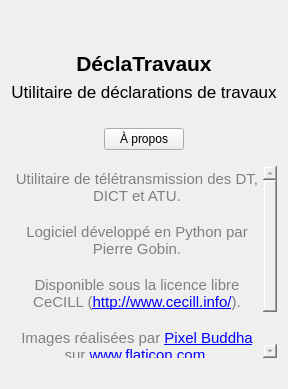
      <widget class="QWidget" name="pageStart">
       <layout class="QVBoxLayout" name="verticalLayout">
        <item>
         <spacer name="verticalSpacer_5">
          <property name="orientation">
           <enum>Qt::Vertical</enum>
          </property>
          <property name="sizeType">
           <enum>QSizePolicy::MinimumExpanding</enum>
          </property>
          <property name="sizeHint" stdset="0">
           <size>
            <width>20</width>
            <height>40</height>
           </size>
          </property>
         </spacer>
        </item>
        <item>
         <widget class="QLabel" name="labelTitle1">
          <property name="sizePolicy">
           <sizepolicy hsizetype="Preferred" vsizetype="Preferred">
            <horstretch>0</horstretch>
            <verstretch>0</verstretch>
           </sizepolicy>
          </property>
          <property name="minimumSize">
           <size>
            <width>0</width>
            <height>0</height>
           </size>
          </property>
          <property name="font">
           <font>
            <pointsize>16</pointsize>
            <weight>75</weight>
            <bold>true</bold>
           </font>
          </property>
          <property name="autoFillBackground">
           <bool>false</bool>
          </property>
          <property name="styleSheet">
           <string notr="true"/>
          </property>
          <property name="text">
           <string>DéclaTravaux</string>
          </property>
          <property name="alignment">
           <set>Qt::AlignCenter</set>
          </property>
          <property name="indent">
           <number>0</number>
          </property>
         </widget>
        </item>
        <item>
         <widget class="QLabel" name="labelTitle2">
          <property name="minimumSize">
           <size>
            <width>0</width>
            <height>0</height>
           </size>
          </property>
          <property name="font">
           <font>
            <pointsize>13</pointsize>
            <weight>50</weight>
            <bold>false</bold>
           </font>
          </property>
          <property name="styleSheet">
           <string notr="true"/>
          </property>
          <property name="text">
           <string>Utilitaire de déclarations de travaux</string>
          </property>
          <property name="alignment">
           <set>Qt::AlignCenter</set>
          </property>
          <property name="indent">
           <number>0</number>
          </property>
         </widget>
        </item>
        <item>
         <spacer name="verticalSpacer_15">
          <property name="orientation">
           <enum>Qt::Vertical</enum>
          </property>
          <property name="sizeType">
           <enum>QSizePolicy::Fixed</enum>
          </property>
          <property name="sizeHint" stdset="0">
           <size>
            <width>20</width>
            <height>20</height>
           </size>
          </property>
         </spacer>
        </item>
        <item>
         <layout class="QHBoxLayout" name="horizontalLayout_3">
          <item>
           <spacer name="horizontalSpacer_3">
            <property name="orientation">
             <enum>Qt::Horizontal</enum>
            </property>
            <property name="sizeHint" stdset="0">
             <size>
              <width>40</width>
              <height>20</height>
             </size>
            </property>
           </spacer>
          </item>
          <item>
           <widget class="QPushButton" name="pushButtonAbout">
            <property name="sizePolicy">
             <sizepolicy hsizetype="Fixed" vsizetype="Fixed">
              <horstretch>0</horstretch>
              <verstretch>0</verstretch>
             </sizepolicy>
            </property>
            <property name="styleSheet">
             <string notr="true"/>
            </property>
            <property name="text">
             <string>À propos</string>
            </property>
            <property name="icon">
             <iconset theme="help-about">
              <normaloff>.</normaloff>.</iconset>
            </property>
            <property name="checkable">
             <bool>true</bool>
            </property>
            <property name="autoDefault">
             <bool>true</bool>
            </property>
           </widget>
          </item>
          <item>
           <spacer name="horizontalSpacer_4">
            <property name="orientation">
             <enum>Qt::Horizontal</enum>
            </property>
            <property name="sizeHint" stdset="0">
             <size>
              <width>40</width>
              <height>20</height>
             </size>
            </property>
           </spacer>
          </item>
         </layout>
        </item>
        <item>
         <spacer name="verticalSpacer_16">
          <property name="orientation">
           <enum>Qt::Vertical</enum>
          </property>
          <property name="sizeType">
           <enum>QSizePolicy::Fixed</enum>
          </property>
          <property name="sizeHint" stdset="0">
           <size>
            <width>20</width>
            <height>10</height>
           </size>
          </property>
         </spacer>
        </item>
        <item>
         <widget class="QTextBrowser" name="textBrowserAbout">
          <property name="enabled">
           <bool>true</bool>
          </property>
          <property name="sizePolicy">
           <sizepolicy hsizetype="Expanding" vsizetype="MinimumExpanding">
            <horstretch>0</horstretch>
            <verstretch>0</verstretch>
           </sizepolicy>
          </property>
          <property name="minimumSize">
           <size>
            <width>0</width>
            <height>0</height>
           </size>
          </property>
          <property name="font">
           <font>
            <pointsize>10</pointsize>
           </font>
          </property>
          <property name="styleSheet">
           <string notr="true">background-color: rgba(255, 255, 255, 0);
color: gray;</string>
          </property>
          <property name="frameShape">
           <enum>QFrame::NoFrame</enum>
          </property>
          <property name="frameShadow">
           <enum>QFrame::Sunken</enum>
          </property>
          <property name="lineWidth">
           <number>0</number>
          </property>
          <property name="html">
           <string>&lt;!DOCTYPE HTML PUBLIC &quot;-//W3C//DTD HTML 4.0//EN&quot; &quot;http://www.w3.org/TR/REC-html40/strict.dtd&quot;&gt;
&lt;html&gt;&lt;head&gt;&lt;meta name=&quot;qrichtext&quot; content=&quot;1&quot; /&gt;&lt;style type=&quot;text/css&quot;&gt;
p, li { white-space: pre-wrap; }
&lt;/style&gt;&lt;/head&gt;&lt;body style=&quot; font-family:'Ubuntu'; font-size:10pt; font-weight:400; font-style:normal;&quot;&gt;
&lt;p align=&quot;center&quot; style=&quot; margin-top:0px; margin-bottom:0px; margin-left:0px; margin-right:0px; -qt-block-indent:0; text-indent:0px;&quot;&gt;&lt;span style=&quot; font-size:11pt;&quot;&gt;Utilitaire de télétransmission des DT, DICT et ATU.&lt;/span&gt;&lt;/p&gt;
&lt;p align=&quot;center&quot; style=&quot;-qt-paragraph-type:empty; margin-top:0px; margin-bottom:0px; margin-left:0px; margin-right:0px; -qt-block-indent:0; text-indent:0px; font-size:11pt;&quot;&gt;&lt;br /&gt;&lt;/p&gt;
&lt;p align=&quot;center&quot; style=&quot; margin-top:0px; margin-bottom:0px; margin-left:0px; margin-right:0px; -qt-block-indent:0; text-indent:0px;&quot;&gt;&lt;span style=&quot; font-size:11pt;&quot;&gt;Logiciel développé en Python par Pierre Gobin.&lt;/span&gt;&lt;/p&gt;
&lt;p align=&quot;center&quot; style=&quot;-qt-paragraph-type:empty; margin-top:0px; margin-bottom:0px; margin-left:0px; margin-right:0px; -qt-block-indent:0; text-indent:0px; font-size:11pt;&quot;&gt;&lt;br /&gt;&lt;/p&gt;
&lt;p align=&quot;center&quot; style=&quot; margin-top:0px; margin-bottom:0px; margin-left:0px; margin-right:0px; -qt-block-indent:0; text-indent:0px;&quot;&gt;&lt;span style=&quot; font-size:11pt;&quot;&gt;Disponible sous la licence libre CeCILL (&lt;/span&gt;&lt;a href=&quot;http://www.cecill.info/&quot;&gt;&lt;span style=&quot; font-size:11pt; text-decoration: underline; color:#0000ff;&quot;&gt;http://www.cecill.info/&lt;/span&gt;&lt;/a&gt;&lt;span style=&quot; font-size:11pt;&quot;&gt;).&lt;/span&gt;&lt;/p&gt;
&lt;p align=&quot;center&quot; style=&quot;-qt-paragraph-type:empty; margin-top:0px; margin-bottom:0px; margin-left:0px; margin-right:0px; -qt-block-indent:0; text-indent:0px; font-size:11pt;&quot;&gt;&lt;br /&gt;&lt;/p&gt;
&lt;p align=&quot;center&quot; style=&quot; margin-top:0px; margin-bottom:0px; margin-left:0px; margin-right:0px; -qt-block-indent:0; text-indent:0px;&quot;&gt;&lt;span style=&quot; font-size:11pt;&quot;&gt;Images réalisées par &lt;/span&gt;&lt;a href=&quot;https://www.flaticon.com/authors/pixel-buddha&quot;&gt;&lt;span style=&quot; font-size:11pt; text-decoration: underline; color:#0000ff;&quot;&gt;Pixel Buddha&lt;/span&gt;&lt;/a&gt;&lt;span style=&quot; font-size:11pt;&quot;&gt; sur &lt;/span&gt;&lt;a href=&quot;https://www.flaticon.com&quot;&gt;&lt;span style=&quot; font-size:11pt; text-decoration: underline; color:#0000ff;&quot;&gt;www.flaticon.com&lt;/span&gt;&lt;/a&gt;&lt;span style=&quot; font-size:11pt;&quot;&gt;.&lt;/span&gt;&lt;/p&gt;
&lt;p align=&quot;center&quot; style=&quot;-qt-paragraph-type:empty; margin-top:0px; margin-bottom:0px; margin-left:0px; margin-right:0px; -qt-block-indent:0; text-indent:0px; font-size:11pt;&quot;&gt;&lt;br /&gt;&lt;/p&gt;
&lt;p align=&quot;center&quot; style=&quot; margin-top:0px; margin-bottom:0px; margin-left:0px; margin-right:0px; -qt-block-indent:0; text-indent:0px;&quot;&gt;&lt;span style=&quot; font-size:11pt;&quot;&gt;Plus d'informations sur &lt;/span&gt;&lt;a href=&quot;https://framagit.org/Pierre86/DeclaTravaux&quot;&gt;&lt;span style=&quot; font-size:11pt; text-decoration: underline; color:#0000ff;&quot;&gt;Framagit&lt;/span&gt;&lt;/a&gt;&lt;span style=&quot; font-size:11pt;&quot;&gt;.&lt;/span&gt;&lt;/p&gt;&lt;/body&gt;&lt;/html&gt;</string>
          </property>
          <property name="openExternalLinks">
           <bool>true</bool>
          </property>
         </widget>
        </item>
        <item>
         <spacer name="verticalSpacer">
          <property name="orientation">
           <enum>Qt::Vertical</enum>
          </property>
          <property name="sizeType">
           <enum>QSizePolicy::MinimumExpanding</enum>
          </property>
          <property name="sizeHint" stdset="0">
           <size>
            <width>20</width>
            <height>20</height>
           </size>
          </property>
         </spacer>
        </item>
       </layout>
      </widget>
